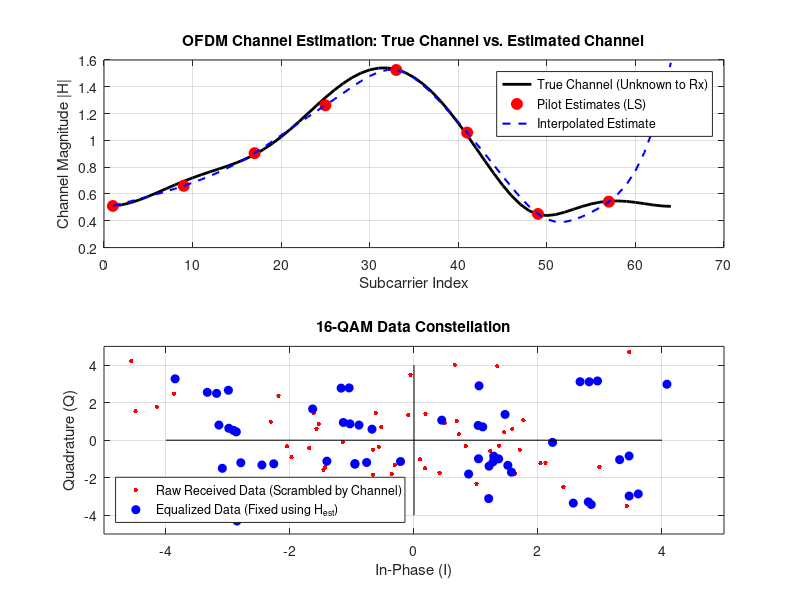

Write MATLAB code to recreate this figure.
clear all;
close all;
clc;

%% 1. SYSTEM PARAMETERS
N = 64;             % Total subcarriers
pilot_spacing = 8;  % Insert a pilot every 8 subcarriers
pilot_val = 3+3i;   % A known, strong pilot symbol
SNR_dB = 25;

% Define indices for Pilots and Data
pilot_idx = 1:pilot_spacing:N;
data_idx = setdiff(1:N, pilot_idx); % All other subcarriers

%% 2. GENERATE DATA AND PILOTS
% Generate 16-QAM Data
bits = randi([0 1], 4, length(data_idx));
I = (2*bits(1,:) + bits(2,:))*2 - 3;
Q = (2*bits(3,:) + bits(4,:))*2 - 3;
Data_freq = I + 1i*Q;

% Map Data and Pilots to the OFDM block
X_freq = zeros(1, N);
X_freq(pilot_idx) = pilot_val;      % Insert Pilots
X_freq(data_idx) = Data_freq;       % Insert Data

%% 3. TRANSMIT (IFFT) & CHANNEL
x_time = ifft(X_freq, N) * sqrt(N);

% Frequency-Selective Multipath Channel
h = [0.8, -0.4+0.2i, 0.2-0.1i, -0.1];
y_rx = filter(h, 1, x_time);

% Add AWGN Noise
noise_pwr = mean(abs(y_rx).^2) / (10^(SNR_dB/10));
y_rx = y_rx + sqrt(noise_pwr/2)*(randn(1,N) + 1i*randn(1,N));

%% 4. RECEIVER: FFT & EXTRACT PILOTS
Y_freq = fft(y_rx, N) / sqrt(N);

% Extract the received pilots
Y_pilots = Y_freq(pilot_idx);

%% 5. CHANNEL ESTIMATION & INTERPOLATION
% Least Squares (LS) Estimate at pilot locations: H = Y / X
H_ls_pilots = Y_pilots ./ pilot_val;

% Interpolate to find the channel at all other subcarriers
% 'spline' draws a smooth, curved line between the pilot estimates
H_est_full = interp1(pilot_idx, H_ls_pilots, 1:N, 'spline', 'extrap');

%% 6. EQUALIZATION
% Now we use our estimated channel to fix the received data
Y_data = Y_freq(data_idx);
H_est_data = H_est_full(data_idx);

% Zero-Forcing Equalization
X_data_est = Y_data ./ H_est_data;

%% ========================================================================
%% PLOTTING
%% ========================================================================

% Exact channel for comparison
H_exact = fft(h, N);

figure(1);
% --- SUBPLOT 1: The Channel Estimation Process ---
subplot(2,1,1);
plot(1:N, abs(H_exact), 'k-', 'LineWidth', 2); hold on;
plot(pilot_idx, abs(H_ls_pilots), 'ro', 'MarkerSize', 8, 'MarkerFaceColor', 'r');
plot(1:N, abs(H_est_full), 'b--', 'LineWidth', 1.5);
grid on;
title('OFDM Channel Estimation: True Channel vs. Estimated Channel');
xlabel('Subcarrier Index'); ylabel('Channel Magnitude |H|');
legend('True Channel (Unknown to Rx)', 'Pilot Estimates (LS)', 'Interpolated Estimate');

% --- SUBPLOT 2: The Equalized Constellation ---
subplot(2,1,2);
plot(real(Y_data), imag(Y_data), 'r.', 'MarkerSize', 10); hold on;
plot(real(X_data_est), imag(X_data_est), 'bo', 'MarkerFaceColor', 'b', 'MarkerSize', 6);
plot([-4 4], [0 0], 'k-'); plot([0 0], [-4 4], 'k-'); % Axes
grid on; axis([-5 5 -5 5]);
title('16-QAM Data Constellation');
xlabel('In-Phase (I)'); ylabel('Quadrature (Q)');
legend('Raw Received Data (Scrambled by Channel)', 'Equalized Data (Fixed using H_{est})', 'Location', 'southwest');
